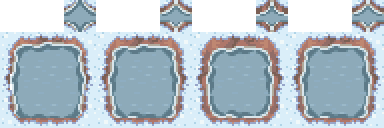
#> input picture tools/sources/snow/lake_snow_sheet_4frames.png, 384 x 128 px, given in place of đồi cao vùng băng tuyết.png, which was not available
$ python slice_snow_v2.py
#> lines starting #> are read from the running program, lines starting #| are printed output that depends on the picture; pictures that were not available may be replaced by others from this repository, and a replacement may not be noted
"""Slice Snow Biome assets cleanly, matching the quality of tools/slice_autumn.py.

Key requirements:
1. Pure snow ground ground_snow_pure.png taken from center (32, 32, 64, 64) of đồi cao vùng băng tuyết.png.
2. Boundary fringes ground_snow_* (12 pieces) preserve alpha transparency so meadow grass layer renders underneath!
3. Trees (cây vùng băng tuyết 1 & 2): 8 distinct 64x128 trees, baked snow ground flood-filled away so trunks sit directly on terrain.
4. Flora:
   - Sheet 1 (256x64): 4 cone trees (32x64), 1 wide bush (64x64), 2 ice crystals (32x64).
   - Sheet 2 (128x64): 1 round bush (64x64), 1 diamond shrub (64x64).
   - Bụi cây (64x64): 1 fluffy snow bush.
5. Frozen ice pond / lake autotiles (biến thể đất cỏ vùng băng tuyết bị đóng băng.png):
   - 12 autotile pieces for frozen ponds & lakes.
6. Decals & rocks:
   - Fallen log (64x32), stump (32x32).
   - Rocks: boulder (64x32), pointed rock (32x32), pebbles (32x32).
   - Tall grass: animated strip (160x32).
   - Ground decals & grass tufts.
7. Architecture & roads archived into subfolders without village generation.
"""
import os
import shutil
from collections import deque
import numpy as np
from PIL import Image

ROOT = os.path.dirname(os.path.dirname(os.path.abspath(__file__)))
SRC = os.path.join(ROOT, "tools", "sources", "snow")
OUT = os.path.join(ROOT, "apps", "web", "public", "assets", "biomes", "snow")
OUT_ARCH = os.path.join(OUT, "architecture")
OUT_ROADS = os.path.join(OUT, "roads")

# Wipe earlier mis-sliced generated files but preserve architecture and roads
for item in os.listdir(OUT):
    p = os.path.join(OUT, item)
    if os.path.isfile(p):
        os.remove(p)
    elif os.path.isdir(p) and item not in ("architecture", "roads"):
        shutil.rmtree(p)

os.makedirs(OUT, exist_ok=True)
os.makedirs(OUT_ARCH, exist_ok=True)
os.makedirs(OUT_ROADS, exist_ok=True)

# Ground palette from the center of đồi cao
SNOW_GROUND = {
    (237, 248, 249),
    (211, 239, 250),
    (160, 213, 232),
    (167, 175, 176),
    (147, 168, 176),
    (122, 176, 206),
    (112, 149, 163),
}

BLUE_OUTLINE = np.array([122, 176, 206, 255], dtype=np.uint8)


def remove_snow_ground_bottom(im, start_y=0, allow_side=True):
    """Flood-fill remove snow ground from bottom and sides without touching tree crown."""
    arr = np.array(im.convert("RGBA"))
    h, w = arr.shape[:2]
    visited = np.zeros((h, w), dtype=bool)
    q = deque()

    seeds = [(h - 1, x) for x in range(w)]
    if allow_side:
        seeds += [(y, 0) for y in range(start_y, h)]
        seeds += [(y, w - 1) for y in range(start_y, h)]

    for y, x in seeds:
        c = tuple(arr[y, x][:3])
        if c in SNOW_GROUND or arr[y, x][3] == 0:
            visited[y, x] = True
            q.append((y, x))

    while q:
        y, x = q.popleft()
        for dy, dx in ((1, 0), (-1, 0), (0, 1), (0, -1)):
            ny, nx = y + dy, x + dx
            if 0 <= ny < h and 0 <= nx < w and not visited[ny, nx]:
                c = tuple(arr[ny, nx][:3])
                if c in SNOW_GROUND or arr[ny, nx][3] == 0:
                    visited[ny, nx] = True
                    q.append((ny, nx))

    out = arr.copy()
    for y in range(h):
        for x in range(w):
            if visited[y, x]:
                out[y, x] = (0, 0, 0, 0)

    return Image.fromarray(out, "RGBA")


def save(img, name):
    target = os.path.join(OUT, name + ".png")
    img.save(target)
    print(f"Saved: {name}.png ({img.width}x{img.height})")


# =========================================================================
# 1. PURE GROUND & HIGH HILL AUTOTILES
# =========================================================================
hill_im = Image.open(os.path.join(SRC, "đồi cao vùng băng tuyết.png")).convert("RGBA")
#> hill_im is the input picture: PIL image 384x128 RGBA; mean R, G, B, A 125.5, 140.2, 150.4, 192.8
pure_ground = hill_im.crop((32, 32, 64, 64))
save(pure_ground, "ground_snow_pure")
#| Saved: ground_snow_pure.png (32x32)
pure_arr = np.array(pure_ground)

# High hill 3x3 tiles (cliff_snow_* matches TILE_IDS schema 530..542)
cliff_names = [
    ["cliff_snow_tl", "cliff_snow_top", "cliff_snow_tr"],
    ["cliff_snow_left", "cliff_snow_pure", "cliff_snow_right"],
    ["cliff_snow_bl", "cliff_snow_bot", "cliff_snow_br"],
]
for r in range(3):
    for c in range(3):
        tile_crop = hill_im.crop((c * 32, r * 32, (c + 1) * 32, (r + 1) * 32))
        save(tile_crop, cliff_names[r][c])
        # Also alias as hill_snow_*
        save(tile_crop, cliff_names[r][c].replace("cliff_", "hill_"))
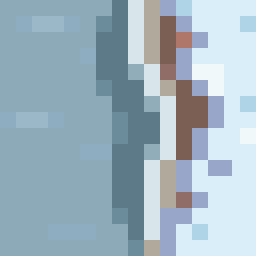
#> tile_crop: PIL image 32x32 RGBA (shown 8 times larger); mean R, G, B, A 140.6, 165.9, 181, 225.8; transparent parts drawn white

# =========================================================================
# Bổ sung đường cong đồi cao vùng băng tuyết:
# Dùng để bổ sung góc khuyết lõm trong cho autotile đồi cao (không phải vật trang trí)
# =========================================================================
supp_im = Image.open(os.path.join(SRC, "bổ sùng đường cong đồi cao vùng băng tuyết.png")).convert("RGBA")
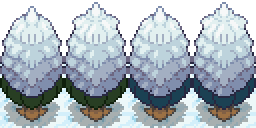
#> input picture tools/sources/snow/cây vùng băng tuyết.png, 256 x 128 px, given in place of bổ sùng đường cong đồi cao vùng băng tuyết.png, which was not available
#> supp_im is the input picture: PIL image 256x128 RGBA; mean R, G, B, A 127.8, 138.5, 146.4, 211.3

# Slice 4 authentic inner corners for snow cliffs:
# (0, 0, 32, 32) -> cliff_snow_in_tl (rock at BR)
# (32, 0, 64, 32) -> cliff_snow_in_tr (rock at BL)
# (32, 64, 64, 96) -> cliff_snow_in_bl (rock at TL)
# (0, 64, 32, 96) -> cliff_snow_in_br (rock at TR)
save(supp_im.crop((0, 0, 32, 32)), "cliff_snow_in_tl")
#| Saved: cliff_snow_in_tl.png (32x32)
#| Saved: hill_snow_in_tl.png (32x32)
save(supp_im.crop((0, 0, 32, 32)), "hill_snow_in_tl")
save(supp_im.crop((32, 0, 64, 32)), "cliff_snow_in_tr")
#| Saved: cliff_snow_in_tr.png (32x32)
#| Saved: hill_snow_in_tr.png (32x32)
save(supp_im.crop((32, 0, 64, 32)), "hill_snow_in_tr")
save(supp_im.crop((32, 64, 64, 96)), "cliff_snow_in_bl")
#| Saved: cliff_snow_in_bl.png (32x32)
#| Saved: hill_snow_in_bl.png (32x32)
save(supp_im.crop((32, 64, 64, 96)), "hill_snow_in_bl")
save(supp_im.crop((0, 64, 32, 96)), "cliff_snow_in_br")
#> in save (call 26), `img.save(target)`:
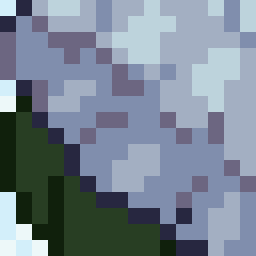
#> saved as cliff_snow_in_br.png: PIL image 32x32 RGBA (shown 8 times larger); mean R, G, B, A 120.4, 133.2, 147.4, 255
#| Saved: cliff_snow_in_br.png (32x32)
#| Saved: hill_snow_in_br.png (32x32)
save(supp_im.crop((0, 64, 32, 96)), "hill_snow_in_br")


# =========================================================================
# 2. BOUNDARY FRINGE AUTOTILES (Preserve Alpha Transparency!)
# =========================================================================
fringe_im = Image.open(os.path.join(SRC, "cỏ ranh giới vùng băng tuyết.png")).convert("RGBA")
fringe_arr = np.array(fringe_im)

edge_bot = fringe_arr[0:32, 32:64]
edge_top = fringe_arr[64:96, 32:64]
edge_right = fringe_arr[32:64, 0:32]
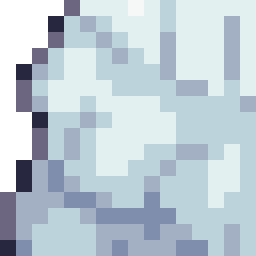
#> edge_right: shape (32, 32, 4) (shown 8 times larger); mean R, G, B, A 167.2, 181.3, 191.1, 232.1; transparent parts drawn white
edge_left = fringe_arr[32:64, 64:96]

in_br = fringe_arr[0:32, 0:32]
in_bl = fringe_arr[0:32, 64:96]
in_tr = fringe_arr[64:96, 0:32]
in_tl = fringe_arr[64:96, 64:96]

tl = np.zeros((32, 32, 4), dtype=np.uint8)
for y in range(32):
    for x in range(32):
        dx = 31 - x
        dy = 31 - y
        dist = np.sqrt(dx * dx + dy * dy)
        if dist > 9.5:
            tl[y, x] = [0, 0, 0, 0]
        elif dist > 7.5:
            tl[y, x] = BLUE_OUTLINE
        else:
            tl[y, x] = pure_arr[y, x]
tl[:, 31] = edge_top[:, 0]
#> tl: shape (32, 32, 4); mean R, G, B, A 13, 16.5, 18.9, 23.9
tl[31, :] = edge_left[0, :]
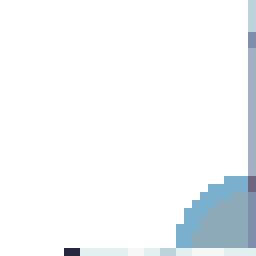
#> tl: shape (32, 32, 4) (shown 8 times larger); mean R, G, B, A 16.9, 20.3, 22.5, 27.8; transparent parts drawn white

tr = np.zeros((32, 32, 4), dtype=np.uint8)
for y in range(32):
    for x in range(32):
        dx = x / 8.5
        dy = (31 - y) / 10.5
        dist = np.sqrt(dx * dx + dy * dy)
        if dist > 1.05:
            tr[y, x] = [0, 0, 0, 0]
        elif dist > 0.82:
            tr[y, x] = BLUE_OUTLINE
        else:
            tr[y, x] = pure_arr[y, x]
tr[:, 0] = edge_top[:, 31]
#> tr: shape (32, 32, 4); mean R, G, B, A 12.4, 15.9, 17.6, 24.1
tr[31, :] = edge_right[0, :]
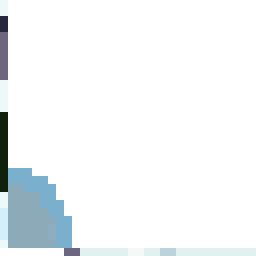
#> tr: shape (32, 32, 4) (shown 8 times larger); mean R, G, B, A 16.3, 19.7, 21.4, 28.2; transparent parts drawn white

bl = np.zeros((32, 32, 4), dtype=np.uint8)
for y in range(32):
    for x in range(32):
        dx = (31 - x) / 9.5
        dy = y / 8.5
        dist = np.sqrt(dx * dx + dy * dy)
        if dist > 1.05:
            bl[y, x] = [0, 0, 0, 0]
        elif dist > 0.82:
            bl[y, x] = BLUE_OUTLINE
        else:
            bl[y, x] = pure_arr[y, x]
bl[:, 31] = edge_bot[:, 0]
#> bl: shape (32, 32, 4); mean R, G, B, A 16.7, 18.9, 20.4, 23.7
bl[0, :] = edge_left[31, :]
#> bl: shape (32, 32, 4); mean R, G, B, A 19.8, 22.3, 24.3, 29.4

br = np.zeros((32, 32, 4), dtype=np.uint8)
for y in range(32):
    for x in range(32):
        dx = x
        dy = y
        dist = np.sqrt(dx * dx + dy * dy)
        if dist > 9.5:
            br[y, x] = [0, 0, 0, 0]
        elif dist > 7.5:
            br[y, x] = BLUE_OUTLINE
        else:
            br[y, x] = pure_arr[y, x]
br[:, 0] = edge_bot[:, 31]
#> br: shape (32, 32, 4); mean R, G, B, A 12, 14.3, 15.8, 18.2
br[0, :] = edge_right[31, :]
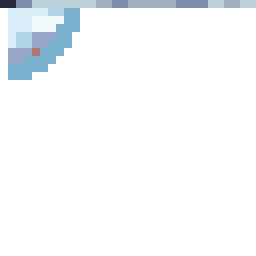
#> br: shape (32, 32, 4) (shown 8 times larger); mean R, G, B, A 15.2, 17.7, 19.7, 23.9; transparent parts drawn white

fringe_tiles = {
    "ground_snow_top": edge_top,
    "ground_snow_bot": edge_bot,
    "ground_snow_left": edge_left,
    "ground_snow_right": edge_right,
    "ground_snow_tl": tl,
    "ground_snow_tr": tr,
    "ground_snow_bl": bl,
    "ground_snow_br": br,
    "ground_snow_in_tl": in_tl,
    "ground_snow_in_tr": in_tr,
    "ground_snow_in_bl": in_bl,
    "ground_snow_in_br": in_br,
}
for name, tile in fringe_tiles.items():
    save(Image.fromarray(tile), name)
#> this loop made 12 passes
#> name on passes 1 to 12: 'ground_snow_top', 'ground_snow_bot', 'ground_snow_left', 'ground_snow_right', 'ground_snow_tl', 'ground_snow_tr', 'ground_snow_bl', 'ground_snow_br', 'ground_snow_in_tl', 'ground_snow_in_tr', 'ground_snow_in_bl', 'ground_snow_in_br'
#| Saved: ground_snow_top.png (32x32)
#| Saved: ground_snow_bot.png (32x32)
#| Saved: ground_snow_left.png (32x32)
#| Saved: ground_snow_right.png (32x32)
#| Saved: ground_snow_tl.png (32x32)
#| Saved: ground_snow_tr.png (32x32)
#| Saved: ground_snow_bl.png (32x32)
#| Saved: ground_snow_br.png (32x32)
#> (further printed lines are left out)


# =========================================================================
# 3. FROZEN ICE POND / LAKE AUTOTILES (biến thể đất cỏ vùng băng tuyết bị đóng băng.png)
# =========================================================================
#> (the run stopped early here; a loop or call above may not have finished)
